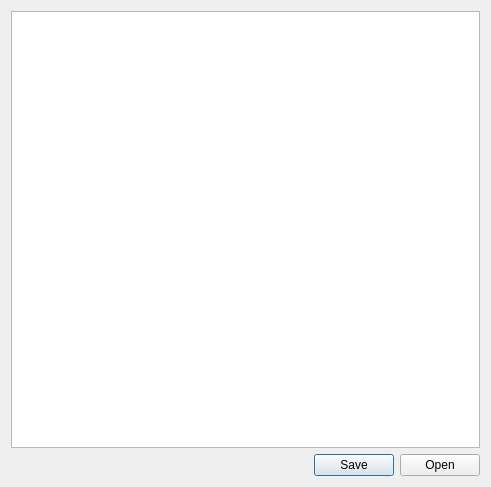
<?xml version="1.0" encoding="UTF-8"?>
<ui version="4.0">
 <class>Dialog</class>
 <widget class="QDialog" name="Dialog">
  <property name="geometry">
   <rect>
    <x>0</x>
    <y>0</y>
    <width>491</width>
    <height>487</height>
   </rect>
  </property>
  <property name="windowTitle">
   <string>Dialog</string>
  </property>
  <layout class="QVBoxLayout" name="verticalLayout">
   <item>
    <widget class="QPlainTextEdit" name="plainTextEdit"/>
   </item>
   <item>
    <widget class="QDialogButtonBox" name="buttonBox">
     <property name="standardButtons">
      <set>QDialogButtonBox::Open|QDialogButtonBox::Save</set>
     </property>
    </widget>
   </item>
  </layout>
 </widget>
 <resources/>
 <connections/>
</ui>
